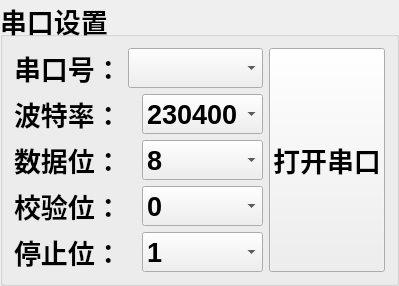
    <widget class="QGroupBox" name="groupBox">
     <property name="sizePolicy">
      <sizepolicy hsizetype="Expanding" vsizetype="Expanding">
       <horstretch>0</horstretch>
       <verstretch>0</verstretch>
      </sizepolicy>
     </property>
     <property name="font">
      <font>
       <pointsize>20</pointsize>
       <weight>75</weight>
       <bold>true</bold>
      </font>
     </property>
     <property name="title">
      <string>串口设置</string>
     </property>
     <layout class="QGridLayout" name="gridLayout_2">
      <item row="0" column="1" rowspan="5">
       <widget class="QPushButton" name="pushButton_open_sp">
        <property name="sizePolicy">
         <sizepolicy hsizetype="Preferred" vsizetype="Preferred">
          <horstretch>0</horstretch>
          <verstretch>0</verstretch>
         </sizepolicy>
        </property>
        <property name="minimumSize">
         <size>
          <width>0</width>
          <height>20</height>
         </size>
        </property>
        <property name="font">
         <font>
          <pointsize>20</pointsize>
          <weight>75</weight>
          <bold>true</bold>
         </font>
        </property>
        <property name="layoutDirection">
         <enum>Qt::LeftToRight</enum>
        </property>
        <property name="text">
         <string>打开串口</string>
        </property>
       </widget>
      </item>
      <item row="0" column="0">
       <layout class="QHBoxLayout" name="horizontalLayout">
        <item>
         <widget class="QLabel" name="label">
          <property name="sizePolicy">
           <sizepolicy hsizetype="Preferred" vsizetype="Preferred">
            <horstretch>0</horstretch>
            <verstretch>0</verstretch>
           </sizepolicy>
          </property>
          <property name="font">
           <font>
            <pointsize>20</pointsize>
            <weight>75</weight>
            <bold>true</bold>
           </font>
          </property>
          <property name="text">
           <string>串口号：</string>
          </property>
          <property name="alignment">
           <set>Qt::AlignLeading|Qt::AlignLeft|Qt::AlignVCenter</set>
          </property>
          <property name="buddy">
           <cstring>comboBox_sp</cstring>
          </property>
         </widget>
        </item>
        <item>
         <widget class="QComboBox" name="comboBox_sp">
          <property name="sizePolicy">
           <sizepolicy hsizetype="Preferred" vsizetype="Preferred">
            <horstretch>0</horstretch>
            <verstretch>0</verstretch>
           </sizepolicy>
          </property>
          <property name="font">
           <font>
            <pointsize>20</pointsize>
            <weight>75</weight>
            <bold>true</bold>
           </font>
          </property>
          <property name="focusPolicy">
           <enum>Qt::NoFocus</enum>
          </property>
         </widget>
        </item>
       </layout>
      </item>
      <item row="1" column="0">
       <layout class="QHBoxLayout" name="horizontalLayout_2">
        <item>
         <widget class="QLabel" name="label_2">
          <property name="sizePolicy">
           <sizepolicy hsizetype="Preferred" vsizetype="Preferred">
            <horstretch>0</horstretch>
            <verstretch>0</verstretch>
           </sizepolicy>
          </property>
          <property name="font">
           <font>
            <pointsize>20</pointsize>
           </font>
          </property>
          <property name="layoutDirection">
           <enum>Qt::RightToLeft</enum>
          </property>
          <property name="text">
           <string>波特率：</string>
          </property>
          <property name="alignment">
           <set>Qt::AlignLeading|Qt::AlignLeft|Qt::AlignVCenter</set>
          </property>
          <property name="buddy">
           <cstring>comboBox_baud</cstring>
          </property>
         </widget>
        </item>
        <item>
         <widget class="QComboBox" name="comboBox_baud">
          <property name="sizePolicy">
           <sizepolicy hsizetype="Preferred" vsizetype="Preferred">
            <horstretch>0</horstretch>
            <verstretch>0</verstretch>
           </sizepolicy>
          </property>
          <property name="font">
           <font>
            <pointsize>20</pointsize>
           </font>
          </property>
          <property name="focusPolicy">
           <enum>Qt::NoFocus</enum>
          </property>
          <item>
           <property name="text">
            <string>230400</string>
           </property>
          </item>
         </widget>
        </item>
       </layout>
      </item>
      <item row="2" column="0">
       <layout class="QHBoxLayout" name="horizontalLayout_4">
        <item>
         <widget class="QLabel" name="label_4">
          <property name="sizePolicy">
           <sizepolicy hsizetype="Preferred" vsizetype="Preferred">
            <horstretch>0</horstretch>
            <verstretch>0</verstretch>
           </sizepolicy>
          </property>
          <property name="font">
           <font>
            <pointsize>20</pointsize>
           </font>
          </property>
          <property name="text">
           <string>数据位：</string>
          </property>
          <property name="alignment">
           <set>Qt::AlignLeading|Qt::AlignLeft|Qt::AlignVCenter</set>
          </property>
          <property name="buddy">
           <cstring>comboBox_data</cstring>
          </property>
         </widget>
        </item>
        <item>
         <widget class="QComboBox" name="comboBox_data">
          <property name="sizePolicy">
           <sizepolicy hsizetype="Preferred" vsizetype="Preferred">
            <horstretch>0</horstretch>
            <verstretch>0</verstretch>
           </sizepolicy>
          </property>
          <property name="font">
           <font>
            <pointsize>20</pointsize>
           </font>
          </property>
          <property name="focusPolicy">
           <enum>Qt::NoFocus</enum>
          </property>
          <item>
           <property name="text">
            <string>8</string>
           </property>
          </item>
         </widget>
        </item>
       </layout>
      </item>
      <item row="3" column="0">
       <layout class="QHBoxLayout" name="horizontalLayout_3">
        <item>
         <widget class="QLabel" name="label_3">
          <property name="sizePolicy">
           <sizepolicy hsizetype="Preferred" vsizetype="Preferred">
            <horstretch>0</horstretch>
            <verstretch>0</verstretch>
           </sizepolicy>
          </property>
          <property name="font">
           <font>
            <pointsize>20</pointsize>
           </font>
          </property>
          <property name="text">
           <string>校验位：</string>
          </property>
          <property name="alignment">
           <set>Qt::AlignLeading|Qt::AlignLeft|Qt::AlignVCenter</set>
          </property>
          <property name="buddy">
           <cstring>comboBox_check</cstring>
          </property>
         </widget>
        </item>
        <item>
         <widget class="QComboBox" name="comboBox_check">
          <property name="sizePolicy">
           <sizepolicy hsizetype="Preferred" vsizetype="Preferred">
            <horstretch>0</horstretch>
            <verstretch>0</verstretch>
           </sizepolicy>
          </property>
          <property name="font">
           <font>
            <pointsize>20</pointsize>
           </font>
          </property>
          <property name="focusPolicy">
           <enum>Qt::NoFocus</enum>
          </property>
          <item>
           <property name="text">
            <string>0</string>
           </property>
          </item>
         </widget>
        </item>
       </layout>
      </item>
      <item row="4" column="0">
       <layout class="QHBoxLayout" name="horizontalLayout_5">
        <item>
         <widget class="QLabel" name="label_5">
          <property name="sizePolicy">
           <sizepolicy hsizetype="Preferred" vsizetype="Preferred">
            <horstretch>0</horstretch>
            <verstretch>0</verstretch>
           </sizepolicy>
          </property>
          <property name="font">
           <font>
            <pointsize>20</pointsize>
           </font>
          </property>
          <property name="text">
           <string>停止位：</string>
          </property>
          <property name="alignment">
           <set>Qt::AlignLeading|Qt::AlignLeft|Qt::AlignVCenter</set>
          </property>
          <property name="buddy">
           <cstring>comboBox_stop</cstring>
          </property>
         </widget>
        </item>
        <item>
         <widget class="QComboBox" name="comboBox_stop">
          <property name="sizePolicy">
           <sizepolicy hsizetype="Preferred" vsizetype="Preferred">
            <horstretch>0</horstretch>
            <verstretch>0</verstretch>
           </sizepolicy>
          </property>
          <property name="font">
           <font>
            <pointsize>20</pointsize>
           </font>
          </property>
          <property name="focusPolicy">
           <enum>Qt::NoFocus</enum>
          </property>
          <item>
           <property name="text">
            <string>1</string>
           </property>
          </item>
         </widget>
        </item>
       </layout>
      </item>
     </layout>
    </widget>
